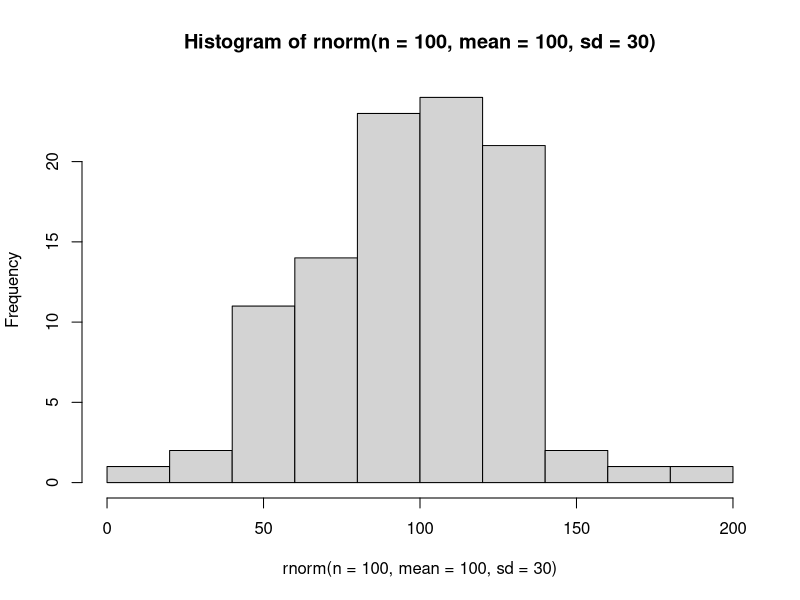

The R script that drew this image: (Note: this script raises an error after producing the figure.)
### Vectors, Matrices, Data frames, and Lists
### 17 Jan 2023
### BM

#### Vectors Continues
##### Properties

###### Coercion

###### All atomic vectors are of the same data type
###### If you use c() to assemble different types, R coerces them 
###### logic; -> integer -> double -> character

a<- c(2,2.2)
a #coerces to double

b<- c("purple", "green")
typeof (b)

d<- c(a,b)
typeof(d)

###### comparison operators yield a logical result
#always in between 0-1 when using runif
a<- runif(10)   
print(a)
 
a > 0.5 # conditional statement    

### How many elements in the vector are >0.5    
sum (a > 0.5)    
mean(a > 0.5) # what proportion of a vector are greater than 0.5
## really helpful for simulating numbers, or simulating data.. etc. Its not summing the actual values, but instead summing the number of trues    

#### vectorization
## add a constant to a vector

z <- c(10,20,30)    
z + 1   

## what happens when vectors are added together   
 y <- c(1, 2, 3)   
 
z + y #results in an "element by element" operation on the vector    

z^2    

## recycling
# what if vector lengths are not equal?

z
x <- c(1,2)    
z + x # warning is issued but calculation is still made    
# the shorter vector is always recycled    

#### Simulating data: runif and rnorm()      

runif(n=5, min=5, max=10) # n= sample size, min= minimum value, max= maximum value # you can change the min and max of runif as well    

set.seed(123) # set.seed is talking to the random number generator, it can be any number, it sets the random number generator making data reproducible     
runif(n=5, min=5, max=10)     

#rnorm: random normal values with a mean of 0 and standard.dev of 1    
randomNormalNumbers <- rnorm(100)     
mean(randomNormalNumbers) #hist function shows distribution     
rnorm(n=100, mean=100, sd=30)      
hist(rnorm(n=100, mean=100, sd=30))    

##### Matrix data structure
### 2 dimensional (rows and columns)
### homogeneous data type

#matrix is an atomic vector organized into 2 rows and column
my_vec <- 1:12
m <- matrix(data = my_vec, nrow=4) 
m

m<- matrix(data = my_vec, ncol=3)
m

m <- matrix(data = my_vec, nrow=4, byrow=T)
# T =true
m

# dim function: dim(m), or dim(my_vec)


### lists
### lists are atomic vectors BUT each element can hold different data types ( and different sizes)

myList <- list(1:10, matrix(1:8, nrow=4, byrow=TRUE), letters[1:3], pi)
class(myList)
str(myList)

### subsetting lists
## using [] gives you a single item BUT not the elements
myList[4]
myList[4]-3 # cannot do that because the list is still in its compartment #single bracket gives you only elements in the slot which is always type list

# to grab object itself use double brackets: [[]]
myList[[4]]
myList[[4]]-3 # now it can do arithmetic because its accessing the object within the list rather than just calling it forward.

myList[[2]][4,1] # grabs matrix from my list and then specifically row 4 column 1 which is #7
## 2 dim subsetting -> first number is row index, second is column [4,1] gives you 4th row and first column

myList[c(1,2)]
c(myList[[2]], myList[[1]]) # to obtain multuple elements within list

###Name lsit items when they are created

myList2 <- list(Tester = FALSE, littleM = matrix(1:9, nrow=3))
myList2$Tester # $ accesses named element

myList2$littleM[2,3] # extracts 2nd row, 3rd column of littleM

myList2$littleM[2,] # leave blank if you want all elements [2,] = 2nd row,all columns

myList2$littleM[2] # this gives 2nd element

### unlist to string everything back to vector
unRolled <- unlist(myList2)
unRolled #Tester= 0 b/c it coerce the function. for False to represent 0 and True would be 1

data(iris) # shows us the first 6 rows of a data set
head(iris)
plot(Sepal.Length ~ Petal.Length, data= iris) #y~x
model <- lm(Sepal.Length ~ Petal.Length, data= iris)
results <- summary(model)
str(results)
results$coefficients
# use[] to extract Petal Length Pvalue, also use unlist
results$coefficients[[2,4]] # attempt 1
unlist(results)$coefficients8 #attempt 2


##Data Frames
## (list of) equal-lengthed vectors, each of which is a column
#### for data frames the vectors have to all be of equal length 
varA <- 1:12
varB <- rep(c("Con", "LowN", "HighN"), each=4)
varC <- runif(12) 

dFrame <- data.frame(varA, varB, varC, stringsAsFactors = FALSE)
print(dFrame)

# add another row
newData <- list(varA=13, varB= "HighN", varC= 0.668) 

#rbind()
dFrame <- rbind(dFrame, newData)

###why can't we use c?
newData2 <- c(14, "HighN", 0.668)
dFrame <- rbind(dFrame, newData2)  # all character data types now!

### add a column
newVar <- runif(14)

#useCbind()funtciton to add column

dFrame <- cbind(dFrame, newVar)  
head(dFrame)

### Data Grames vs MAtrices
zMat <- matrix(data=1:30, ncol=3,byrow=TRUE)
zDframe <- as.data.frame(zMat)

zMat[3,3]
zDframe[3,3]

zMat[,3]
zDframe[,3]
zDframe$V3

zMat[3,]
zDframe[3,]

zMat[3]
zDframe[3] #different!! whole third column is given

###### Eliminating MA's
# comlete.cases() function

zD <- c(NA, rnorm(10), NA, rnorm(3))
complete.cases(zD) # gives logical output

#clean out nA's
zD[complete.cases(zD)]
which(!complete.cases(zD))

#use with matrix
m <- matrix(1:20, nrow=5)
m[1,1] <- NA
m[5,4] <- NA
complete.cases(m) # gives T/F as to whether whole row is 'complete' (no NA's)
m[complete.cases(m),] # gives us the rows that have complete cases # this is looking at entire matrix

## get complete cases for only certain rows
m[complete.cases(m[,c(1:2)]),] # don't forget that little comma # this is looking at specific rows and we do that by looking at 

